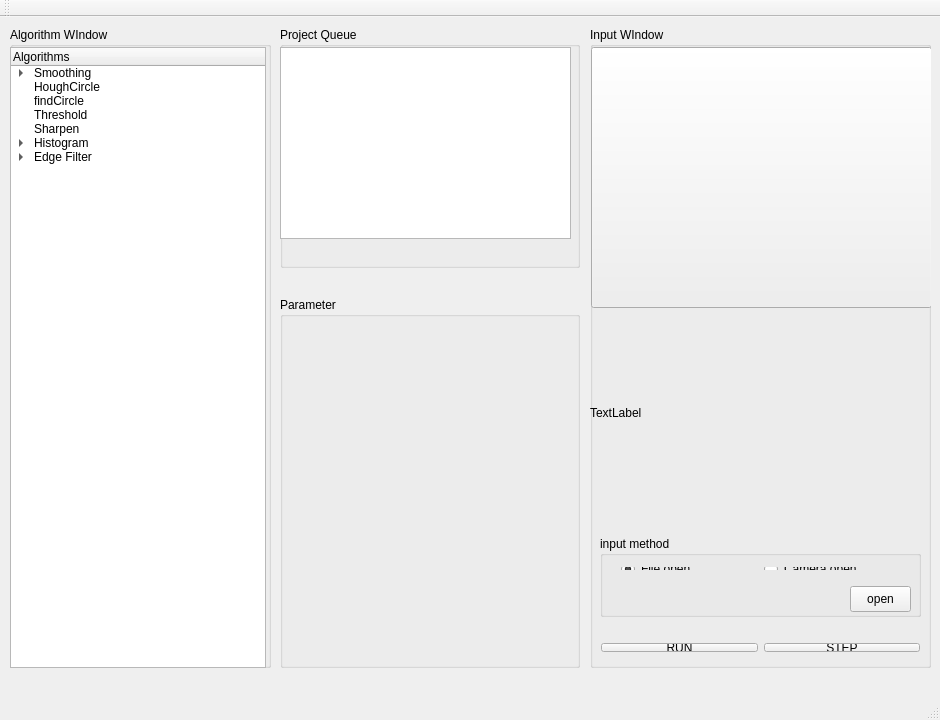
<?xml version="1.0" encoding="UTF-8"?>
<ui version="4.0">
 <class>MainWindow</class>
 <widget class="QMainWindow" name="MainWindow">
  <property name="geometry">
   <rect>
    <x>0</x>
    <y>0</y>
    <width>940</width>
    <height>720</height>
   </rect>
  </property>
  <property name="windowTitle">
   <string>MainWindow</string>
  </property>
  <widget class="QWidget" name="centralWidget">
   <widget class="QGroupBox" name="groupBox">
    <property name="geometry">
     <rect>
      <x>10</x>
      <y>10</y>
      <width>261</width>
      <height>641</height>
     </rect>
    </property>
    <property name="title">
     <string>Algorithm WIndow</string>
    </property>
    <widget class="QTreeWidget" name="algorithmWidget">
     <property name="geometry">
      <rect>
       <x>0</x>
       <y>20</y>
       <width>256</width>
       <height>621</height>
      </rect>
     </property>
     <column>
      <property name="text">
       <string>Algorithms</string>
      </property>
     </column>
     <item>
      <property name="text">
       <string>Smoothing</string>
      </property>
      <item>
       <property name="text">
        <string>Normal Bluring</string>
       </property>
      </item>
      <item>
       <property name="text">
        <string>Gaussian Bluring</string>
       </property>
      </item>
      <item>
       <property name="text">
        <string>Median Bluring</string>
       </property>
      </item>
     </item>
     <item>
      <property name="text">
       <string>HoughCircle</string>
      </property>
     </item>
     <item>
      <property name="text">
       <string>findCircle</string>
      </property>
     </item>
     <item>
      <property name="text">
       <string>Threshold</string>
      </property>
     </item>
     <item>
      <property name="text">
       <string>Sharpen</string>
      </property>
     </item>
     <item>
      <property name="text">
       <string>Histogram</string>
      </property>
      <item>
       <property name="text">
        <string>Histogram Calculation</string>
       </property>
      </item>
      <item>
       <property name="text">
        <string>Histogram Equalization</string>
       </property>
      </item>
     </item>
     <item>
      <property name="text">
       <string>Edge Filter</string>
      </property>
      <item>
       <property name="text">
        <string>CannyEdge</string>
       </property>
      </item>
     </item>
    </widget>
   </widget>
   <widget class="QGroupBox" name="groupBox_2">
    <property name="geometry">
     <rect>
      <x>280</x>
      <y>10</y>
      <width>300</width>
      <height>241</height>
     </rect>
    </property>
    <property name="title">
     <string>Project Queue</string>
    </property>
    <widget class="QListWidget" name="queueListWidget">
     <property name="geometry">
      <rect>
       <x>0</x>
       <y>20</y>
       <width>291</width>
       <height>192</height>
      </rect>
     </property>
    </widget>
   </widget>
   <widget class="QGroupBox" name="groupBox_3">
    <property name="geometry">
     <rect>
      <x>280</x>
      <y>280</y>
      <width>300</width>
      <height>371</height>
     </rect>
    </property>
    <property name="title">
     <string>Parameter</string>
    </property>
    <widget class="QWidget" name="paramWidget" native="true">
     <property name="geometry">
      <rect>
       <x>2</x>
       <y>20</y>
       <width>291</width>
       <height>351</height>
      </rect>
     </property>
    </widget>
   </widget>
   <widget class="QGroupBox" name="groupBox_4">
    <property name="geometry">
     <rect>
      <x>590</x>
      <y>10</y>
      <width>341</width>
      <height>641</height>
     </rect>
    </property>
    <property name="title">
     <string>Input WIndow</string>
    </property>
    <widget class="QPushButton" name="roiButton">
     <property name="geometry">
      <rect>
       <x>1</x>
       <y>20</y>
       <width>341</width>
       <height>261</height>
      </rect>
     </property>
     <property name="text">
      <string/>
     </property>
     <property name="iconSize">
      <size>
       <width>340</width>
       <height>260</height>
      </size>
     </property>
    </widget>
    <widget class="QGroupBox" name="groupBox_5">
     <property name="geometry">
      <rect>
       <x>10</x>
       <y>509</y>
       <width>321</width>
       <height>81</height>
      </rect>
     </property>
     <property name="title">
      <string>input method</string>
     </property>
     <widget class="QPushButton" name="openButton">
      <property name="geometry">
       <rect>
        <x>250</x>
        <y>50</y>
        <width>61</width>
        <height>26</height>
       </rect>
      </property>
      <property name="text">
       <string>open</string>
      </property>
     </widget>
     <widget class="QWidget" name="layoutWidget">
      <property name="geometry">
       <rect>
        <x>10</x>
        <y>20</y>
        <width>301</width>
        <height>25</height>
       </rect>
      </property>
      <layout class="QHBoxLayout" name="horizontalLayout_2">
       <item>
        <widget class="QRadioButton" name="fileRadio">
         <property name="text">
          <string>File open</string>
         </property>
         <property name="checked">
          <bool>true</bool>
         </property>
        </widget>
       </item>
       <item>
        <widget class="QRadioButton" name="camRadio">
         <property name="text">
          <string>Camera open</string>
         </property>
         <property name="checkable">
          <bool>true</bool>
         </property>
        </widget>
       </item>
      </layout>
     </widget>
    </widget>
    <widget class="QLabel" name="label">
     <property name="geometry">
      <rect>
       <x>0</x>
       <y>300</y>
       <width>341</width>
       <height>171</height>
      </rect>
     </property>
     <property name="text">
      <string>TextLabel</string>
     </property>
    </widget>
    <widget class="QWidget" name="layoutWidget">
     <property name="geometry">
      <rect>
       <x>0</x>
       <y>605</y>
       <width>341</width>
       <height>31</height>
      </rect>
     </property>
     <layout class="QHBoxLayout" name="horizontalLayout">
      <item>
       <widget class="QPushButton" name="runButton">
        <property name="text">
         <string>RUN</string>
        </property>
        <property name="checkable">
         <bool>true</bool>
        </property>
        <property name="checked">
         <bool>false</bool>
        </property>
       </widget>
      </item>
      <item>
       <widget class="QPushButton" name="stepButton">
        <property name="text">
         <string>STEP</string>
        </property>
       </widget>
      </item>
     </layout>
    </widget>
   </widget>
  </widget>
  <widget class="QMenuBar" name="menuBar">
   <property name="geometry">
    <rect>
     <x>0</x>
     <y>0</y>
     <width>940</width>
     <height>22</height>
    </rect>
   </property>
  </widget>
  <widget class="QToolBar" name="mainToolBar">
   <attribute name="toolBarArea">
    <enum>TopToolBarArea</enum>
   </attribute>
   <attribute name="toolBarBreak">
    <bool>false</bool>
   </attribute>
  </widget>
  <widget class="QStatusBar" name="statusBar"/>
 </widget>
 <layoutdefault spacing="6" margin="11"/>
 <resources/>
 <connections/>
</ui>
